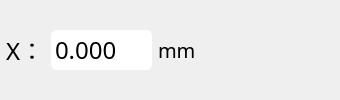
               <widget class="QWidget" name="widget_49" native="true">
                <property name="styleSheet">
                 <string notr="true">font: &quot;Times New Roman&quot; 24px;
</string>
                </property>
                <layout class="QHBoxLayout" name="horizontalLayout_60">
                 <property name="leftMargin">
                  <number>6</number>
                 </property>
                 <property name="topMargin">
                  <number>6</number>
                 </property>
                 <property name="rightMargin">
                  <number>6</number>
                 </property>
                 <property name="bottomMargin">
                  <number>6</number>
                 </property>
                 <item>
                  <widget class="QLabel" name="label_53">
                   <property name="styleSheet">
                    <string notr="true">font:bold  &quot;Times New Roman&quot;;    
font-family:Microsoft Yahei;
font-size:24px; 
border-width:0px;</string>
                   </property>
                   <property name="text">
                    <string>X：</string>
                   </property>
                  </widget>
                 </item>
                 <item>
                  <widget class="QDoubleSpinBox" name="doubleSpinBox_Position_X_3">
                   <property name="font">
                    <font>
                     <family>24px</family>
                     <pointsize>-1</pointsize>
                     <weight>50</weight>
                     <italic>false</italic>
                     <bold>false</bold>
                    </font>
                   </property>
                   <property name="contextMenuPolicy">
                    <enum>Qt::DefaultContextMenu</enum>
                   </property>
                   <property name="acceptDrops">
                    <bool>false</bool>
                   </property>
                   <property name="autoFillBackground">
                    <bool>false</bool>
                   </property>
                   <property name="styleSheet">
                    <string notr="true">font:  &quot;Times New Roman&quot;;
font-size:24px;  
border-radius:6px;
border-width:2px;
border-style:solid;
border-color:white;

</string>
                   </property>
                   <property name="frame">
                    <bool>true</bool>
                   </property>
                   <property name="buttonSymbols">
                    <enum>QAbstractSpinBox::NoButtons</enum>
                   </property>
                   <property name="decimals">
                    <number>3</number>
                   </property>
                   <property name="maximum">
                    <double>999.990000000000009</double>
                   </property>
                   <property name="singleStep">
                    <double>0.001000000000000</double>
                   </property>
                   <property name="stepType">
                    <enum>QAbstractSpinBox::DefaultStepType</enum>
                   </property>
                  </widget>
                 </item>
                 <item>
                  <widget class="QLabel" name="label_54">
                   <property name="styleSheet">
                    <string notr="true">border:none;
font:bold  &quot;Times New Roman&quot;;    
font-family:Microsoft Yahei;
font-size:20px; 
border-width:0px;
</string>
                   </property>
                   <property name="text">
                    <string>mm</string>
                   </property>
                  </widget>
                 </item>
                 <item>
                  <widget class="QPushButton" name="Minius_X_2">
                   <property name="styleSheet">
                    <string notr="true">QPushButton
{
    font-family:Microsoft Yahei;
    color:white;
    background-color:rgb(14 , 150 , 254);
    border-radius:5px;
	border-radius:3px;
	border-width:2px;
	border-style:solid;
	border-color:rgb(179, 179, 255);
}

QPushButton:hover
{
    background-color:rgb(44 , 137 , 255);
}

QPushButton:pressed
{
    background-color:rgb(14 , 135 , 228);
    padding-left:3px;
    padding-top:3px;
}
QPushButton:disabled
{
    background-color:grey;
}
border:none;</string>
                   </property>
                   <property name="text">
                    <string/>
                   </property>
                   <property name="icon">
                    <iconset resource="resources/resources.qrc">
                     <normaloff>:/icons/icons/minius.svg</normaloff>:/icons/icons/minius.svg</iconset>
                   </property>
                   <property name="iconSize">
                    <size>
                     <width>40</width>
                     <height>40</height>
                    </size>
                   </property>
                   <property name="flat">
                    <bool>true</bool>
                   </property>
                  </widget>
                 </item>
                 <item>
                  <widget class="QPushButton" name="Plus_X_2">
                   <property name="styleSheet">
                    <string notr="true">QPushButton
{
    font-family:Microsoft Yahei;
    color:white;
    background-color:rgb(14 , 150 , 254);
    border-radius:5px;
	border-radius:3px;
	border-width:2px;
	border-style:solid;
	border-color:rgb(179, 179, 255);
}

QPushButton:hover
{
    background-color:rgb(44 , 137 , 255);
}

QPushButton:pressed
{
    background-color:rgb(14 , 135 , 228);
    padding-left:3px;
    padding-top:3px;
}
QPushButton:disabled
{
    background-color:grey;
}
border:none;</string>
                   </property>
                   <property name="text">
                    <string/>
                   </property>
                   <property name="icon">
                    <iconset resource="resources/resources.qrc">
                     <normaloff>:/icons/icons/plus.svg</normaloff>:/icons/icons/plus.svg</iconset>
                   </property>
                   <property name="iconSize">
                    <size>
                     <width>40</width>
                     <height>40</height>
                    </size>
                   </property>
                   <property name="flat">
                    <bool>true</bool>
                   </property>
                  </widget>
                 </item>
                 <item>
                  <widget class="QPushButton" name="Zero_X_2">
                   <property name="styleSheet">
                    <string notr="true">QPushButton
{
    font-family:Microsoft Yahei;
    color:white;
    background-color:rgb(14 , 150 , 254);
    border-radius:5px;
	border-radius:3px;
	border-width:2px;
	border-style:solid;
	border-color:rgb(179, 179, 255);
}

QPushButton:hover
{
    background-color:rgb(44 , 137 , 255);
}

QPushButton:pressed
{
    background-color:rgb(14 , 135 , 228);
    padding-left:3px;
    padding-top:3px;
}
QPushButton:disabled
{
    background-color:grey;
}
border:none;</string>
                   </property>
                   <property name="text">
                    <string/>
                   </property>
                   <property name="icon">
                    <iconset resource="resources/resources.qrc">
                     <normaloff>:/icons/icons/zero.svg</normaloff>:/icons/icons/zero.svg</iconset>
                   </property>
                   <property name="iconSize">
                    <size>
                     <width>40</width>
                     <height>40</height>
                    </size>
                   </property>
                   <property name="flat">
                    <bool>true</bool>
                   </property>
                  </widget>
                 </item>
                </layout>
               </widget>
